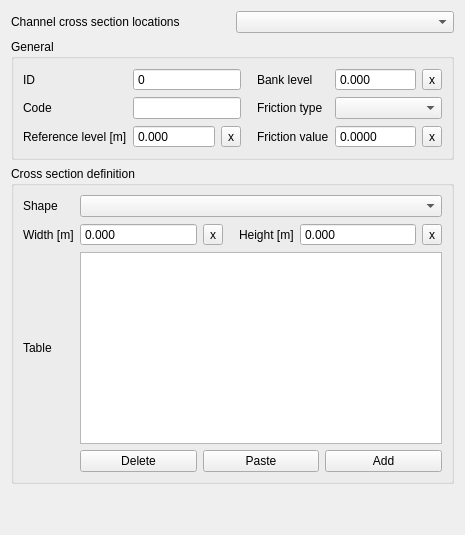
     <widget class="QWidget" name="tab_2">
      <attribute name="title">
       <string>Cross section locations</string>
      </attribute>
      <layout class="QGridLayout" name="gridLayout_19">
       <item row="4" column="0">
        <spacer name="verticalSpacer_2">
         <property name="orientation">
          <enum>Qt::Vertical</enum>
         </property>
         <property name="sizeHint" stdset="0">
          <size>
           <width>20</width>
           <height>40</height>
          </size>
         </property>
        </spacer>
       </item>
       <item row="0" column="0">
        <layout class="QGridLayout" name="gridLayout_7">
         <property name="bottomMargin">
          <number>0</number>
         </property>
         <item row="0" column="1">
          <widget class="QComboBox" name="cross_section_locations"/>
         </item>
         <item row="0" column="0">
          <widget class="QLabel" name="label_12">
           <property name="text">
            <string>Channel cross section locations</string>
           </property>
          </widget>
         </item>
        </layout>
       </item>
       <item row="2" column="0">
        <widget class="QGroupBox" name="grp_general_cross_section">
         <property name="enabled">
          <bool>true</bool>
         </property>
         <property name="title">
          <string>General</string>
         </property>
         <layout class="QGridLayout" name="gridLayout_9">
          <item row="2" column="5">
           <widget class="QToolButton" name="cross_section_location_friction_value_clear">
            <property name="text">
             <string>x</string>
            </property>
           </widget>
          </item>
          <item row="2" column="4">
           <widget class="QDoubleSpinBox" name="cross_section_location_friction_value">
            <property name="sizePolicy">
             <sizepolicy hsizetype="Expanding" vsizetype="Fixed">
              <horstretch>0</horstretch>
              <verstretch>0</verstretch>
             </sizepolicy>
            </property>
            <property name="locale">
             <locale language="English" country="UnitedStates"/>
            </property>
            <property name="inputMethodHints">
             <set>Qt::ImhNone</set>
            </property>
            <property name="buttonSymbols">
             <enum>QAbstractSpinBox::NoButtons</enum>
            </property>
            <property name="decimals">
             <number>4</number>
            </property>
            <property name="maximum">
             <double>1000000.000000000000000</double>
            </property>
            <property name="showClearButton" stdset="0">
             <bool>true</bool>
            </property>
            <property name="clearValue" stdset="0">
             <bool>true</bool>
            </property>
            <property name="expressionsEnabled" stdset="0">
             <bool>true</bool>
            </property>
           </widget>
          </item>
          <item row="2" column="1">
           <widget class="QDoubleSpinBox" name="cross_section_location_reference_level">
            <property name="sizePolicy">
             <sizepolicy hsizetype="Expanding" vsizetype="Fixed">
              <horstretch>0</horstretch>
              <verstretch>0</verstretch>
             </sizepolicy>
            </property>
            <property name="locale">
             <locale language="English" country="UnitedStates"/>
            </property>
            <property name="buttonSymbols">
             <enum>QAbstractSpinBox::NoButtons</enum>
            </property>
            <property name="decimals">
             <number>3</number>
            </property>
            <property name="minimum">
             <double>-99999999.000000000000000</double>
            </property>
            <property name="maximum">
             <double>1000000.000000000000000</double>
            </property>
            <property name="showClearButton" stdset="0">
             <bool>true</bool>
            </property>
            <property name="clearValue" stdset="0">
             <bool>true</bool>
            </property>
            <property name="expressionsEnabled" stdset="0">
             <bool>true</bool>
            </property>
           </widget>
          </item>
          <item row="1" column="3">
           <widget class="QLabel" name="label_11">
            <property name="locale">
             <locale language="English" country="UnitedStates"/>
            </property>
            <property name="inputMethodHints">
             <set>Qt::ImhNone</set>
            </property>
            <property name="text">
             <string>Friction type</string>
            </property>
            <property name="alignment">
             <set>Qt::AlignLeading|Qt::AlignLeft|Qt::AlignVCenter</set>
            </property>
            <property name="indent">
             <number>10</number>
            </property>
           </widget>
          </item>
          <item row="0" column="4">
           <widget class="QDoubleSpinBox" name="cross_section_location_bank_level">
            <property name="sizePolicy">
             <sizepolicy hsizetype="Expanding" vsizetype="Fixed">
              <horstretch>0</horstretch>
              <verstretch>0</verstretch>
             </sizepolicy>
            </property>
            <property name="locale">
             <locale language="English" country="UnitedStates"/>
            </property>
            <property name="buttonSymbols">
             <enum>QAbstractSpinBox::NoButtons</enum>
            </property>
            <property name="decimals">
             <number>3</number>
            </property>
            <property name="minimum">
             <double>-99999999.000000000000000</double>
            </property>
            <property name="maximum">
             <double>1000000.000000000000000</double>
            </property>
            <property name="showClearButton" stdset="0">
             <bool>true</bool>
            </property>
            <property name="clearValue" stdset="0">
             <bool>true</bool>
            </property>
            <property name="expressionsEnabled" stdset="0">
             <bool>true</bool>
            </property>
           </widget>
          </item>
          <item row="0" column="5">
           <widget class="QToolButton" name="cross_section_location_bank_level_clear">
            <property name="text">
             <string>x</string>
            </property>
           </widget>
          </item>
          <item row="1" column="4" colspan="2">
           <widget class="QComboBox" name="cross_section_location_friction_type">
            <property name="sizePolicy">
             <sizepolicy hsizetype="Expanding" vsizetype="Fixed">
              <horstretch>0</horstretch>
              <verstretch>0</verstretch>
             </sizepolicy>
            </property>
            <property name="locale">
             <locale language="English" country="UnitedStates"/>
            </property>
            <property name="inputMethodHints">
             <set>Qt::ImhNone</set>
            </property>
           </widget>
          </item>
          <item row="2" column="0">
           <widget class="QLabel" name="label_6">
            <property name="locale">
             <locale language="English" country="UnitedStates"/>
            </property>
            <property name="text">
             <string>Reference level [m]</string>
            </property>
            <property name="alignment">
             <set>Qt::AlignLeading|Qt::AlignLeft|Qt::AlignVCenter</set>
            </property>
           </widget>
          </item>
          <item row="2" column="3">
           <widget class="QLabel" name="label_10">
            <property name="locale">
             <locale language="English" country="UnitedStates"/>
            </property>
            <property name="inputMethodHints">
             <set>Qt::ImhNone</set>
            </property>
            <property name="text">
             <string>Friction value</string>
            </property>
            <property name="alignment">
             <set>Qt::AlignLeading|Qt::AlignLeft|Qt::AlignVCenter</set>
            </property>
            <property name="indent">
             <number>10</number>
            </property>
           </widget>
          </item>
          <item row="0" column="0">
           <widget class="QLabel" name="label_24">
            <property name="text">
             <string>ID</string>
            </property>
            <property name="alignment">
             <set>Qt::AlignLeading|Qt::AlignLeft|Qt::AlignVCenter</set>
            </property>
           </widget>
          </item>
          <item row="0" column="3">
           <widget class="QLabel" name="label_23">
            <property name="text">
             <string>Bank level</string>
            </property>
            <property name="alignment">
             <set>Qt::AlignLeading|Qt::AlignLeft|Qt::AlignVCenter</set>
            </property>
            <property name="indent">
             <number>10</number>
            </property>
           </widget>
          </item>
          <item row="1" column="0">
           <widget class="QLabel" name="label_25">
            <property name="text">
             <string>Code</string>
            </property>
            <property name="alignment">
             <set>Qt::AlignLeading|Qt::AlignLeft|Qt::AlignVCenter</set>
            </property>
           </widget>
          </item>
          <item row="2" column="2">
           <widget class="QToolButton" name="cross_section_location_reference_level_clear">
            <property name="text">
             <string>x</string>
            </property>
           </widget>
          </item>
          <item row="1" column="1" colspan="2">
           <widget class="QLineEdit" name="cross_section_location_code">
            <property name="sizePolicy">
             <sizepolicy hsizetype="Expanding" vsizetype="Fixed">
              <horstretch>0</horstretch>
              <verstretch>0</verstretch>
             </sizepolicy>
            </property>
            <property name="clearButtonEnabled">
             <bool>true</bool>
            </property>
           </widget>
          </item>
          <item row="0" column="1" colspan="2">
           <widget class="QSpinBox" name="cross_section_location_id">
            <property name="readOnly">
             <bool>true</bool>
            </property>
            <property name="buttonSymbols">
             <enum>QAbstractSpinBox::NoButtons</enum>
            </property>
            <property name="maximum">
             <number>99999999</number>
            </property>
            <property name="showClearButton" stdset="0">
             <bool>true</bool>
            </property>
            <property name="clearValue" stdset="0">
             <bool>true</bool>
            </property>
            <property name="expressionsEnabled" stdset="0">
             <bool>false</bool>
            </property>
           </widget>
          </item>
         </layout>
        </widget>
       </item>
       <item row="3" column="0">
        <widget class="QGroupBox" name="grp_characteristics_def">
         <property name="locale">
          <locale language="English" country="UnitedStates"/>
         </property>
         <property name="inputMethodHints">
          <set>Qt::ImhNone</set>
         </property>
         <property name="title">
          <string>Cross section definition</string>
         </property>
         <layout class="QGridLayout" name="gridLayout_3">
          <item row="4" column="0">
           <widget class="QLabel" name="cross_section_location_cross_section_table_label">
            <property name="text">
             <string>Table</string>
            </property>
           </widget>
          </item>
          <item row="3" column="5">
           <widget class="QToolButton" name="cross_section_location_cross_section_height_clear">
            <property name="text">
             <string>x</string>
            </property>
           </widget>
          </item>
          <item row="3" column="1">
           <widget class="QDoubleSpinBox" name="cross_section_location_cross_section_width">
            <property name="sizePolicy">
             <sizepolicy hsizetype="MinimumExpanding" vsizetype="Fixed">
              <horstretch>0</horstretch>
              <verstretch>0</verstretch>
             </sizepolicy>
            </property>
            <property name="buttonSymbols">
             <enum>QAbstractSpinBox::NoButtons</enum>
            </property>
            <property name="decimals">
             <number>3</number>
            </property>
            <property name="maximum">
             <double>1000000.000000000000000</double>
            </property>
           </widget>
          </item>
          <item row="1" column="0">
           <widget class="QLabel" name="label_5">
            <property name="locale">
             <locale language="English" country="UnitedStates"/>
            </property>
            <property name="inputMethodHints">
             <set>Qt::ImhNone</set>
            </property>
            <property name="text">
             <string>Shape</string>
            </property>
            <property name="alignment">
             <set>Qt::AlignLeading|Qt::AlignLeft|Qt::AlignVCenter</set>
            </property>
           </widget>
          </item>
          <item row="3" column="4">
           <widget class="QDoubleSpinBox" name="cross_section_location_cross_section_height">
            <property name="sizePolicy">
             <sizepolicy hsizetype="Expanding" vsizetype="Fixed">
              <horstretch>0</horstretch>
              <verstretch>0</verstretch>
             </sizepolicy>
            </property>
            <property name="buttonSymbols">
             <enum>QAbstractSpinBox::NoButtons</enum>
            </property>
            <property name="decimals">
             <number>3</number>
            </property>
            <property name="maximum">
             <double>1000000.000000000000000</double>
            </property>
           </widget>
          </item>
          <item row="3" column="2">
           <widget class="QToolButton" name="cross_section_location_cross_section_width_clear">
            <property name="text">
             <string>x</string>
            </property>
           </widget>
          </item>
          <item row="1" column="1" colspan="5">
           <widget class="QComboBox" name="cross_section_location_cross_section_shape">
            <property name="sizePolicy">
             <sizepolicy hsizetype="MinimumExpanding" vsizetype="Fixed">
              <horstretch>0</horstretch>
              <verstretch>0</verstretch>
             </sizepolicy>
            </property>
            <property name="locale">
             <locale language="English" country="UnitedStates"/>
            </property>
            <property name="inputMethodHints">
             <set>Qt::ImhNone</set>
            </property>
            <property name="editable">
             <bool>false</bool>
            </property>
           </widget>
          </item>
          <item row="3" column="3">
           <widget class="QLabel" name="cross_section_location_cross_section_height_label">
            <property name="locale">
             <locale language="English" country="UnitedStates"/>
            </property>
            <property name="inputMethodHints">
             <set>Qt::ImhNone</set>
            </property>
            <property name="text">
             <string>Height [m]</string>
            </property>
            <property name="alignment">
             <set>Qt::AlignLeading|Qt::AlignLeft|Qt::AlignVCenter</set>
            </property>
            <property name="indent">
             <number>10</number>
            </property>
           </widget>
          </item>
          <item row="3" column="0">
           <widget class="QLabel" name="cross_section_location_cross_section_width_label">
            <property name="locale">
             <locale language="English" country="UnitedStates"/>
            </property>
            <property name="inputMethodHints">
             <set>Qt::ImhNone</set>
            </property>
            <property name="text">
             <string>Width [m]</string>
            </property>
            <property name="alignment">
             <set>Qt::AlignLeading|Qt::AlignLeft|Qt::AlignVCenter</set>
            </property>
           </widget>
          </item>
          <item row="4" column="1" colspan="5">
           <widget class="QTableWidget" name="cross_section_location_cross_section_table_widget">
            <property name="inputMethodHints">
             <set>Qt::ImhDigitsOnly</set>
            </property>
            <property name="selectionBehavior">
             <enum>QAbstractItemView::SelectRows</enum>
            </property>
           </widget>
          </item>
          <item row="5" column="1" colspan="5">
           <layout class="QHBoxLayout" name="horizontalLayout">
            <property name="bottomMargin">
             <number>0</number>
            </property>
            <item>
             <widget class="QPushButton" name="cross_section_location_cross_section_table_delete">
              <property name="toolTip">
               <string>Delete selected rows</string>
              </property>
              <property name="text">
               <string>Delete</string>
              </property>
             </widget>
            </item>
            <item>
             <widget class="QPushButton" name="cross_section_location_cross_section_table_paste">
              <property name="toolTip">
               <string>Paste rows from clipboard</string>
              </property>
              <property name="text">
               <string>Paste</string>
              </property>
             </widget>
            </item>
            <item>
             <widget class="QPushButton" name="cross_section_location_cross_section_table_add">
              <property name="toolTip">
               <string>Add new row</string>
              </property>
              <property name="text">
               <string>Add</string>
              </property>
             </widget>
            </item>
           </layout>
          </item>
         </layout>
        </widget>
       </item>
      </layout>
     </widget>
